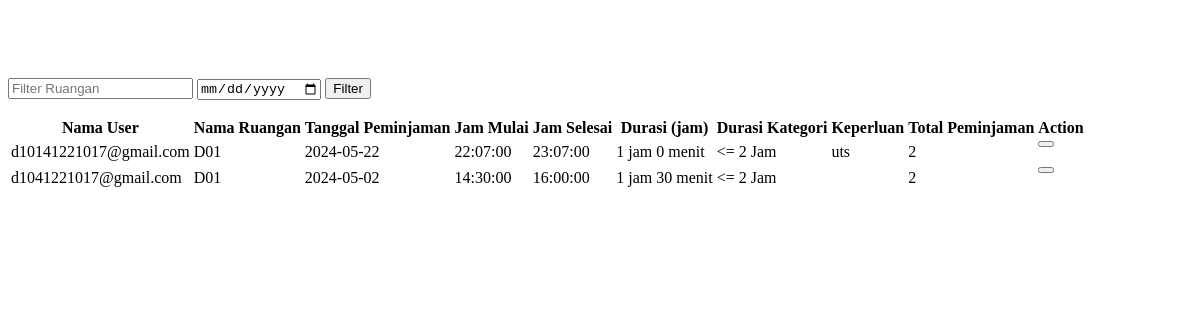
The app's page /module/admin/Data_Peminjaman.php (signed in), older data.
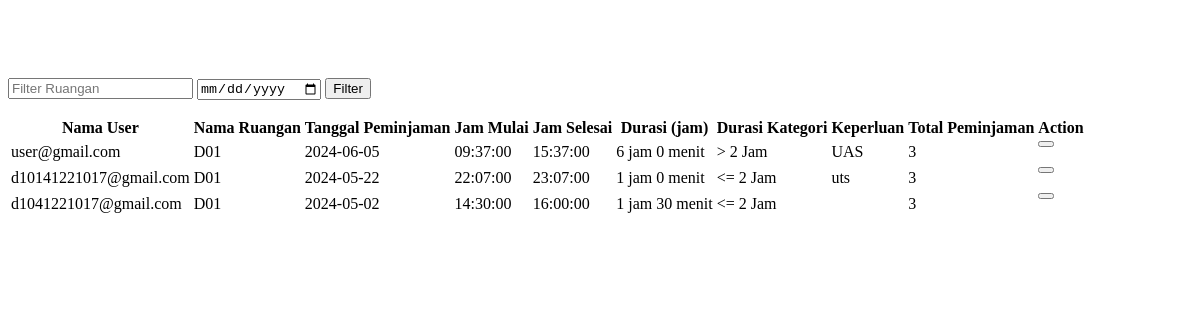
The same page, newer data.
### tables this page shows
CREATE TABLE `peminjaman` (
  `id_peminjaman` int(11) NOT NULL,
  `id_ruangan` int(11) DEFAULT NULL,
  `id_user` int(11) DEFAULT NULL,
  `tanggal_peminjaman` date DEFAULT NULL,
  `jam_mulai` time DEFAULT NULL,
  `jam_selesai` time DEFAULT NULL,
  `keperluan` text DEFAULT NULL,
  `status` set('dipinjam','selesai') NOT NULL DEFAULT 'dipinjam'
);

CREATE TABLE `user` (
  `id_user` int(11) NOT NULL,
  `email` varchar(100) NOT NULL,
  `password` varchar(255) NOT NULL,
  `role` set('mahasiswa','admin') NOT NULL
);

CREATE TABLE `ruangan` (
  `id_ruangan` int(11) NOT NULL,
  `nama_ruangan` varchar(50) NOT NULL,
  `kapasitas` int(11) DEFAULT NULL,
  `tersedia` set('1','0') NOT NULL
);

### module/admin/Data_Peminjaman.php (the view, shortened to what this page needs)
<?php
include_once("function/koneksi.php");
function hitung_durasi($jam_mulai, $jam_selesai) {
    $start = strtotime($jam_mulai);
    $end = strtotime($jam_selesai);
    $diff = $end - $start;
    $jam = floor($diff / (60 * 60));
    $menit = floor(($diff - ($jam * 60 * 60)) / 60);
    return $jam . " jam " . $menit . " menit";
}
$filter_ruangan = isset($_GET['filter_ruangan']) ? $_GET['filter_ruangan'] : '';
$filter_tanggal = isset($_GET['filter_tanggal']) ? $_GET['filter_tanggal'] : '';
$query = "SELECT u.email as nama_user, r.nama_ruangan, rp.id_peminjaman, rp.tanggal_peminjaman, rp.jam_mulai, rp.jam_selesai, rp.keperluan,
          (SELECT COUNT(*) FROM peminjaman p WHERE p.id_ruangan = r.id_ruangan) as total_peminjaman,
          TIMESTAMPDIFF(HOUR, rp.jam_mulai, rp.jam_selesai) as durasi_jam,
          CASE
              WHEN TIMESTAMPDIFF(HOUR, rp.jam_mulai, rp.jam_selesai) > 2 THEN '> 2 Jam'
              ELSE '<= 2 Jam'
          END as durasi_kategori
          FROM peminjaman rp
          JOIN ruangan r ON rp.id_ruangan = r.id_ruangan
          JOIN user u ON rp.id_user = u.id_user";
$query .= " ORDER BY rp.tanggal_peminjaman DESC";
$result = mysqli_query($conn, $query);
?>
<section class="intro">
    <div class="container">
        <div class="card">
            <div class="card-body p-0">
                <form method="GET" action="">
                    <input type="text" name="filter_ruangan" placeholder="Filter Ruangan" value="<?= $filter_ruangan ?>">
                    <input type="date" name="filter_tanggal" value="<?= $filter_tanggal ?>">
                    <button type="submit">Filter</button>
                </form>
                <div class="table-responsive table-scroll" data-mdb-perfect-scrollbar="true">
                    <table class="table table-striped mb-0">
                        <thead>
                            <tr>
                                <th scope="col">Nama User</th>
                                <th scope="col">Nama Ruangan</th>
                                <th scope="col">Tanggal Peminjaman</th>
                                <th scope="col">Jam Mulai</th>
                                <th scope="col">Jam Selesai</th>
                                <th scope="col">Durasi (jam)</th>
                                <th scope="col">Durasi Kategori</th>
                                <th scope="col">Keperluan</th>
                                <th scope="col">Total Peminjaman</th>
                                <th scope="col">Action</th>
                            </tr>
                        </thead>
                        <tbody>
                            <?php if (mysqli_num_rows($result) > 0): ?>
                                <?php while ($row = mysqli_fetch_assoc($result)): ?>
                                    <tr>
                                        <td><?php echo $row['nama_user']; ?></td>
                                        <td><?php echo $row['nama_ruangan']; ?></td>
                                        <td><?php echo $row['tanggal_peminjaman']; ?></td>
                                        <td><?php echo $row['jam_mulai']; ?></td>
                                        <td><?php echo $row['jam_selesai']; ?></td>
                                        <td><?php echo hitung_durasi($row['jam_mulai'], $row['jam_selesai']); ?></td>
                                        <td><?php echo $row['durasi_kategori']; ?></td>
                                        <td><?php echo $row['keperluan']; ?></td>
                                        <td><?php echo $row['total_peminjaman']; ?></td>
                                        <td>
                                            <form action="<?php echo BASE_URL."/module/admin/delete_booking_admin.php"; ?>" method="POST">
                                                <button type="submit" class="btn btn-danger btn-sm" onclick="return confirm('Apakah Anda yakin ingin menghapus data ini?')">
                                                </button>
                                            </form>
                                        </td>
                                    </tr>
                                <?php endwhile; ?>
                            <?php else: ?>
                                <tr>
                                    <td colspan="10">Tidak ada peminjaman.</td>
                                </tr>
                            <?php endif; ?>
                        </tbody>
                    </table>
                </div>
            </div>
        </div>
    </div>
</section>

Row changes from the older to the newer data that the page shows:
added peminjaman: id_user.email "user@gmail.com", id_ruangan.nama_ruangan "D01", tanggal_peminjaman "2024-06-05", jam_mulai "09:37:00", jam_selesai "15:37:00", hitung_durasi($row['jam_mulai'], $row['jam_selesai']) "6 jam 0 menit", durasi_kategori "> 2 Jam", keperluan "UAS", total_peminjaman "3"
computed for peminjaman "1 jam 0 menit": total_peminjaman "2" → "3"
computed for peminjaman "1 jam 30 menit": total_peminjaman "2" → "3"
